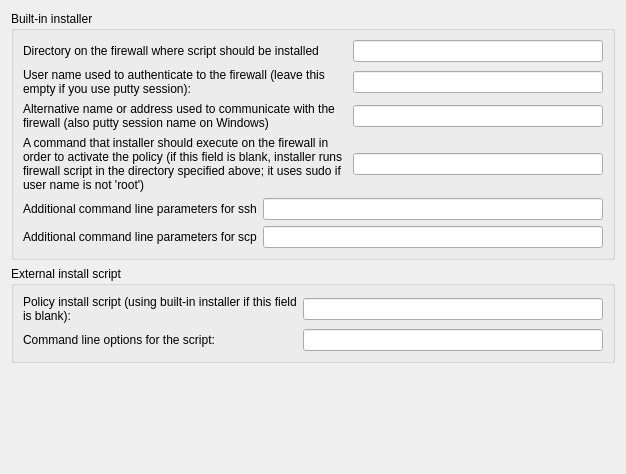
     <widget class="QWidget" name="tab1">
      <attribute name="title">
       <string>Installer</string>
      </attribute>
      <layout class="QGridLayout" name="gridLayout_3">
       <property name="verticalSpacing">
        <number>6</number>
       </property>
       <item row="0" column="0">
        <widget class="QGroupBox" name="groupBox2">
         <property name="title">
          <string>Built-in installer</string>
         </property>
         <layout class="QGridLayout" name="gridLayout">
          <property name="verticalSpacing">
           <number>6</number>
          </property>
          <item row="0" column="0">
           <widget class="QLabel" name="label556">
            <property name="text">
             <string>Directory on the firewall where script should be installed</string>
            </property>
            <property name="alignment">
             <set>Qt::AlignLeading|Qt::AlignLeft|Qt::AlignVCenter</set>
            </property>
            <property name="wordWrap">
             <bool>true</bool>
            </property>
           </widget>
          </item>
          <item row="0" column="1">
           <widget class="QLineEdit" name="ipt_fw_dir">
            <property name="sizePolicy">
             <sizepolicy hsizetype="Fixed" vsizetype="Fixed">
              <horstretch>0</horstretch>
              <verstretch>0</verstretch>
             </sizepolicy>
            </property>
            <property name="minimumSize">
             <size>
              <width>250</width>
              <height>0</height>
             </size>
            </property>
           </widget>
          </item>
          <item row="1" column="0">
           <widget class="QLabel" name="textLabel1_2">
            <property name="text">
             <string>User name used to authenticate to the firewall (leave this empty if you use putty session):</string>
            </property>
            <property name="alignment">
             <set>Qt::AlignLeading|Qt::AlignLeft|Qt::AlignVCenter</set>
            </property>
            <property name="wordWrap">
             <bool>true</bool>
            </property>
           </widget>
          </item>
          <item row="1" column="1">
           <widget class="QLineEdit" name="ipt_user">
            <property name="sizePolicy">
             <sizepolicy hsizetype="Fixed" vsizetype="Fixed">
              <horstretch>0</horstretch>
              <verstretch>0</verstretch>
             </sizepolicy>
            </property>
            <property name="minimumSize">
             <size>
              <width>250</width>
              <height>0</height>
             </size>
            </property>
           </widget>
          </item>
          <item row="2" column="0">
           <widget class="QLabel" name="textLabel1_3">
            <property name="text">
             <string>Alternative name or address used to communicate with the firewall (also putty session name on Windows)</string>
            </property>
            <property name="alignment">
             <set>Qt::AlignLeading|Qt::AlignLeft|Qt::AlignTop</set>
            </property>
            <property name="wordWrap">
             <bool>true</bool>
            </property>
           </widget>
          </item>
          <item row="2" column="1">
           <widget class="QLineEdit" name="altAddress">
            <property name="sizePolicy">
             <sizepolicy hsizetype="Fixed" vsizetype="Fixed">
              <horstretch>0</horstretch>
              <verstretch>0</verstretch>
             </sizepolicy>
            </property>
            <property name="minimumSize">
             <size>
              <width>250</width>
              <height>0</height>
             </size>
            </property>
           </widget>
          </item>
          <item row="3" column="0">
           <widget class="QLabel" name="textLabel1_4">
            <property name="text">
             <string>A command that installer should execute on the firewall in order to activate the policy (if this field is blank, installer runs firewall script in the directory specified above; it uses sudo if user name is not 'root')</string>
            </property>
            <property name="alignment">
             <set>Qt::AlignVCenter</set>
            </property>
            <property name="wordWrap">
             <bool>true</bool>
            </property>
           </widget>
          </item>
          <item row="3" column="1">
           <widget class="QLineEdit" name="activationCmd">
            <property name="sizePolicy">
             <sizepolicy hsizetype="Fixed" vsizetype="Fixed">
              <horstretch>0</horstretch>
              <verstretch>0</verstretch>
             </sizepolicy>
            </property>
            <property name="minimumSize">
             <size>
              <width>250</width>
              <height>0</height>
             </size>
            </property>
           </widget>
          </item>
          <item row="4" column="0" colspan="2">
           <layout class="QHBoxLayout">
            <item>
             <widget class="QLabel" name="textLabel1_7">
              <property name="text">
               <string>Additional command line parameters for ssh</string>
              </property>
              <property name="wordWrap">
               <bool>false</bool>
              </property>
             </widget>
            </item>
            <item>
             <widget class="QLineEdit" name="sshArgs">
              <property name="sizePolicy">
               <sizepolicy hsizetype="Expanding" vsizetype="Fixed">
                <horstretch>0</horstretch>
                <verstretch>0</verstretch>
               </sizepolicy>
              </property>
              <property name="minimumSize">
               <size>
                <width>300</width>
                <height>0</height>
               </size>
              </property>
             </widget>
            </item>
           </layout>
          </item>
          <item row="5" column="0" colspan="2">
           <layout class="QHBoxLayout" name="_2">
            <item>
             <widget class="QLabel" name="textLabel1_8">
              <property name="text">
               <string>Additional command line parameters for scp</string>
              </property>
              <property name="wordWrap">
               <bool>false</bool>
              </property>
             </widget>
            </item>
            <item>
             <widget class="QLineEdit" name="scpArgs">
              <property name="sizePolicy">
               <sizepolicy hsizetype="Expanding" vsizetype="Fixed">
                <horstretch>0</horstretch>
                <verstretch>0</verstretch>
               </sizepolicy>
              </property>
              <property name="minimumSize">
               <size>
                <width>300</width>
                <height>0</height>
               </size>
              </property>
             </widget>
            </item>
           </layout>
          </item>
         </layout>
        </widget>
       </item>
       <item row="1" column="0">
        <widget class="QGroupBox" name="groupBox1">
         <property name="title">
          <string>External install script</string>
         </property>
         <layout class="QGridLayout" name="gridLayout_2">
          <item row="0" column="0">
           <layout class="QHBoxLayout" name="horizontalLayout">
            <item>
             <widget class="QLabel" name="textLabel5_2">
              <property name="sizePolicy">
               <sizepolicy hsizetype="Expanding" vsizetype="Preferred">
                <horstretch>0</horstretch>
                <verstretch>0</verstretch>
               </sizepolicy>
              </property>
              <property name="text">
               <string>Policy install script (using built-in installer if this field is blank):</string>
              </property>
              <property name="alignment">
               <set>Qt::AlignLeading|Qt::AlignLeft|Qt::AlignVCenter</set>
              </property>
              <property name="wordWrap">
               <bool>true</bool>
              </property>
             </widget>
            </item>
            <item>
             <widget class="QLineEdit" name="installScript">
              <property name="sizePolicy">
               <sizepolicy hsizetype="Fixed" vsizetype="Fixed">
                <horstretch>0</horstretch>
                <verstretch>0</verstretch>
               </sizepolicy>
              </property>
              <property name="minimumSize">
               <size>
                <width>300</width>
                <height>0</height>
               </size>
              </property>
             </widget>
            </item>
           </layout>
          </item>
          <item row="1" column="0">
           <layout class="QHBoxLayout" name="horizontalLayout_2">
            <item>
             <widget class="QLabel" name="textLabel6_2">
              <property name="sizePolicy">
               <sizepolicy hsizetype="Expanding" vsizetype="Preferred">
                <horstretch>0</horstretch>
                <verstretch>0</verstretch>
               </sizepolicy>
              </property>
              <property name="text">
               <string>Command line options for the script:</string>
              </property>
              <property name="alignment">
               <set>Qt::AlignLeading|Qt::AlignLeft|Qt::AlignVCenter</set>
              </property>
              <property name="wordWrap">
               <bool>false</bool>
              </property>
             </widget>
            </item>
            <item>
             <widget class="QLineEdit" name="installScriptArgs">
              <property name="sizePolicy">
               <sizepolicy hsizetype="Fixed" vsizetype="Fixed">
                <horstretch>0</horstretch>
                <verstretch>0</verstretch>
               </sizepolicy>
              </property>
              <property name="minimumSize">
               <size>
                <width>300</width>
                <height>0</height>
               </size>
              </property>
             </widget>
            </item>
           </layout>
          </item>
         </layout>
        </widget>
       </item>
       <item row="2" column="0">
        <spacer>
         <property name="orientation">
          <enum>Qt::Vertical</enum>
         </property>
         <property name="sizeType">
          <enum>QSizePolicy::Expanding</enum>
         </property>
         <property name="sizeHint" stdset="0">
          <size>
           <width>20</width>
           <height>100</height>
          </size>
         </property>
        </spacer>
       </item>
      </layout>
     </widget>
